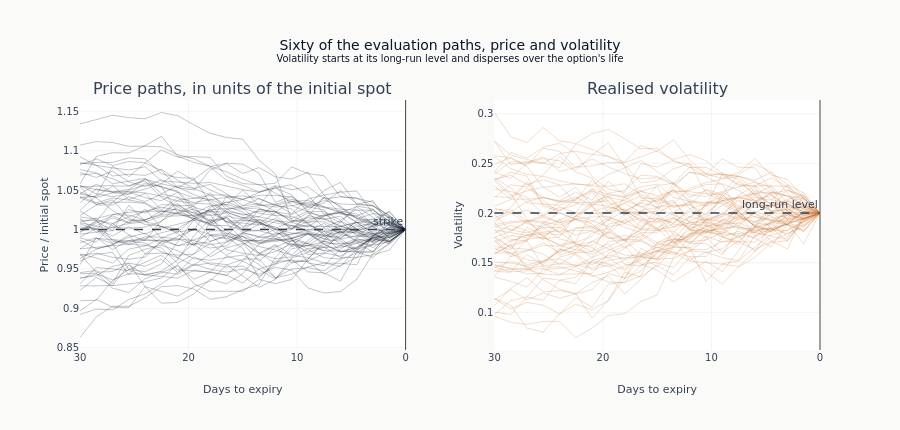

Notebook code for this chart:
### Markdown cell above
### What the paths look like

The left panel shows where the price ends up relative to the strike, which
decides how much of the option finishes in the money. The right panel shows the
volatility over the life of the option: it starts at its long-run level and
fans out, and a hedge that reads it can act on that.

### Code cell
eval_spot = eval_option.ul().spot.detach().cpu().numpy()
eval_vol = eval_option.ul().volatility.detach().cpu().numpy()
time_days = np.arange(eval_spot.shape[1]) * DT * 365

fig = make_subplots(
    rows=1,
    cols=2,
    subplot_titles=("Price paths, in units of the initial spot", "Realised volatility"),
    horizontal_spacing=0.12,
)
for path in range(60):
    fig.add_trace(
        go.Scatter(
            x=time_days,
            y=eval_spot[path],
            line=dict(color=COLORS["blue"], width=0.7),
            opacity=0.35,
            showlegend=False,
            hoverinfo="skip",
        ),
        row=1,
        col=1,
    )
    fig.add_trace(
        go.Scatter(
            x=time_days,
            y=eval_vol[path],
            line=dict(color=COLORS["copper"], width=0.7),
            opacity=0.35,
            showlegend=False,
            hoverinfo="skip",
        ),
        row=1,
        col=2,
    )
fig.add_hline(
    y=PFHEDGE_STRIKE,
    line=dict(color=COLORS["neutral"], width=1.5, dash="dash"),
    annotation_text="strike",
    row=1,
    col=1,
)
fig.add_hline(
    y=HESTON_V0_VOL,
    line=dict(color=COLORS["neutral"], width=1.5, dash="dash"),
    annotation_text="long-run level",
    row=1,
    col=2,
)
fig.update_yaxes(title_text="Price / initial spot", row=1, col=1)
fig.update_yaxes(title_text="Volatility", row=1, col=2)
fig.update_xaxes(title_text="Days to expiry", autorange="reversed", row=1, col=1)
fig.update_xaxes(title_text="Days to expiry", autorange="reversed", row=1, col=2)
fig.update_layout(
    title=(
        "Sixty of the evaluation paths, price and volatility"
        "<br><sup>Volatility starts at its long-run level and disperses over the option's "
        "life</sup>"
    ),
    height=430,
)
show_plotly_with_alt(
    fig,
    "Two panels of sixty simulated Heston paths over the option's life, drawn against days to expiry. Left: price paths in units of the initial spot, with a dashed line at the strike. Right: the realised volatility of the same paths, fanning out from a dashed line at its long-run level.",
)
